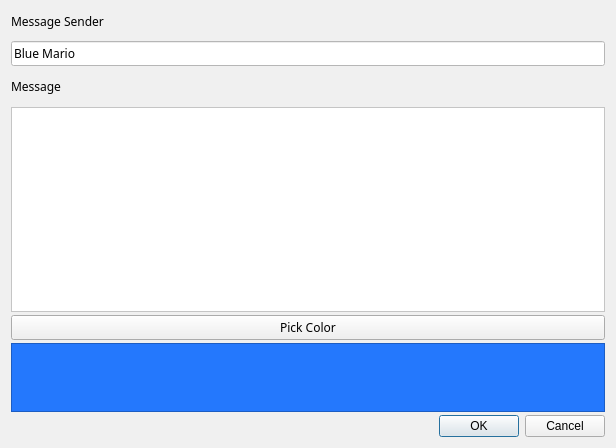
<?xml version="1.0" encoding="UTF-8"?>
<ui version="4.0">
 <class>MessageDialog</class>
 <widget class="QWidget" name="MessageDialog">
  <property name="geometry">
   <rect>
    <x>0</x>
    <y>0</y>
    <width>616</width>
    <height>448</height>
   </rect>
  </property>
  <property name="minimumSize">
   <size>
    <width>616</width>
    <height>448</height>
   </size>
  </property>
  <property name="maximumSize">
   <size>
    <width>616</width>
    <height>448</height>
   </size>
  </property>
  <property name="palette">
   <palette>
    <active>
     <colorrole role="WindowText">
      <brush brushstyle="SolidPattern">
       <color alpha="255">
        <red>0</red>
        <green>0</green>
        <blue>0</blue>
       </color>
      </brush>
     </colorrole>
     <colorrole role="Button">
      <brush brushstyle="SolidPattern">
       <color alpha="255">
        <red>240</red>
        <green>240</green>
        <blue>240</blue>
       </color>
      </brush>
     </colorrole>
     <colorrole role="Text">
      <brush brushstyle="SolidPattern">
       <color alpha="255">
        <red>0</red>
        <green>0</green>
        <blue>0</blue>
       </color>
      </brush>
     </colorrole>
     <colorrole role="ButtonText">
      <brush brushstyle="SolidPattern">
       <color alpha="255">
        <red>0</red>
        <green>0</green>
        <blue>0</blue>
       </color>
      </brush>
     </colorrole>
     <colorrole role="Base">
      <brush brushstyle="SolidPattern">
       <color alpha="255">
        <red>255</red>
        <green>255</green>
        <blue>255</blue>
       </color>
      </brush>
     </colorrole>
     <colorrole role="Window">
      <brush brushstyle="SolidPattern">
       <color alpha="255">
        <red>240</red>
        <green>240</green>
        <blue>240</blue>
       </color>
      </brush>
     </colorrole>
     <colorrole role="Highlight">
      <brush brushstyle="SolidPattern">
       <color alpha="255">
        <red>51</red>
        <green>153</green>
        <blue>255</blue>
       </color>
      </brush>
     </colorrole>
     <colorrole role="Link">
      <brush brushstyle="SolidPattern">
       <color alpha="255">
        <red>0</red>
        <green>0</green>
        <blue>238</blue>
       </color>
      </brush>
     </colorrole>
     <colorrole role="LinkVisited">
      <brush brushstyle="SolidPattern">
       <color alpha="255">
        <red>85</red>
        <green>26</green>
        <blue>139</blue>
       </color>
      </brush>
     </colorrole>
     <colorrole role="AlternateBase">
      <brush brushstyle="SolidPattern">
       <color alpha="255">
        <red>245</red>
        <green>245</green>
        <blue>245</blue>
       </color>
      </brush>
     </colorrole>
     <colorrole role="ToolTipBase">
      <brush brushstyle="SolidPattern">
       <color alpha="255">
        <red>255</red>
        <green>255</green>
        <blue>225</blue>
       </color>
      </brush>
     </colorrole>
    </active>
    <inactive>
     <colorrole role="WindowText">
      <brush brushstyle="SolidPattern">
       <color alpha="255">
        <red>96</red>
        <green>96</green>
        <blue>96</blue>
       </color>
      </brush>
     </colorrole>
     <colorrole role="Button">
      <brush brushstyle="SolidPattern">
       <color alpha="255">
        <red>240</red>
        <green>240</green>
        <blue>240</blue>
       </color>
      </brush>
     </colorrole>
     <colorrole role="Text">
      <brush brushstyle="SolidPattern">
       <color alpha="255">
        <red>96</red>
        <green>96</green>
        <blue>96</blue>
       </color>
      </brush>
     </colorrole>
     <colorrole role="ButtonText">
      <brush brushstyle="SolidPattern">
       <color alpha="255">
        <red>96</red>
        <green>96</green>
        <blue>96</blue>
       </color>
      </brush>
     </colorrole>
     <colorrole role="Base">
      <brush brushstyle="SolidPattern">
       <color alpha="255">
        <red>255</red>
        <green>255</green>
        <blue>255</blue>
       </color>
      </brush>
     </colorrole>
     <colorrole role="Window">
      <brush brushstyle="SolidPattern">
       <color alpha="255">
        <red>240</red>
        <green>240</green>
        <blue>240</blue>
       </color>
      </brush>
     </colorrole>
     <colorrole role="Highlight">
      <brush brushstyle="SolidPattern">
       <color alpha="255">
        <red>166</red>
        <green>200</green>
        <blue>255</blue>
       </color>
      </brush>
     </colorrole>
     <colorrole role="HighlightedText">
      <brush brushstyle="SolidPattern">
       <color alpha="255">
        <red>0</red>
        <green>0</green>
        <blue>0</blue>
       </color>
      </brush>
     </colorrole>
     <colorrole role="Link">
      <brush brushstyle="SolidPattern">
       <color alpha="255">
        <red>0</red>
        <green>0</green>
        <blue>238</blue>
       </color>
      </brush>
     </colorrole>
     <colorrole role="LinkVisited">
      <brush brushstyle="SolidPattern">
       <color alpha="255">
        <red>85</red>
        <green>26</green>
        <blue>139</blue>
       </color>
      </brush>
     </colorrole>
     <colorrole role="AlternateBase">
      <brush brushstyle="SolidPattern">
       <color alpha="255">
        <red>245</red>
        <green>245</green>
        <blue>245</blue>
       </color>
      </brush>
     </colorrole>
     <colorrole role="ToolTipBase">
      <brush brushstyle="SolidPattern">
       <color alpha="255">
        <red>255</red>
        <green>255</green>
        <blue>225</blue>
       </color>
      </brush>
     </colorrole>
    </inactive>
    <disabled>
     <colorrole role="WindowText">
      <brush brushstyle="SolidPattern">
       <color alpha="255">
        <red>160</red>
        <green>160</green>
        <blue>160</blue>
       </color>
      </brush>
     </colorrole>
     <colorrole role="Button">
      <brush brushstyle="SolidPattern">
       <color alpha="255">
        <red>240</red>
        <green>240</green>
        <blue>240</blue>
       </color>
      </brush>
     </colorrole>
     <colorrole role="Text">
      <brush brushstyle="SolidPattern">
       <color alpha="255">
        <red>160</red>
        <green>160</green>
        <blue>160</blue>
       </color>
      </brush>
     </colorrole>
     <colorrole role="ButtonText">
      <brush brushstyle="SolidPattern">
       <color alpha="255">
        <red>160</red>
        <green>160</green>
        <blue>160</blue>
       </color>
      </brush>
     </colorrole>
     <colorrole role="Base">
      <brush brushstyle="SolidPattern">
       <color alpha="255">
        <red>240</red>
        <green>240</green>
        <blue>240</blue>
       </color>
      </brush>
     </colorrole>
     <colorrole role="Window">
      <brush brushstyle="SolidPattern">
       <color alpha="255">
        <red>240</red>
        <green>240</green>
        <blue>240</blue>
       </color>
      </brush>
     </colorrole>
     <colorrole role="Highlight">
      <brush brushstyle="SolidPattern">
       <color alpha="255">
        <red>200</red>
        <green>221</green>
        <blue>254</blue>
       </color>
      </brush>
     </colorrole>
     <colorrole role="HighlightedText">
      <brush brushstyle="SolidPattern">
       <color alpha="255">
        <red>160</red>
        <green>160</green>
        <blue>160</blue>
       </color>
      </brush>
     </colorrole>
     <colorrole role="Link">
      <brush brushstyle="SolidPattern">
       <color alpha="255">
        <red>128</red>
        <green>128</green>
        <blue>255</blue>
       </color>
      </brush>
     </colorrole>
     <colorrole role="LinkVisited">
      <brush brushstyle="SolidPattern">
       <color alpha="255">
        <red>128</red>
        <green>128</green>
        <blue>255</blue>
       </color>
      </brush>
     </colorrole>
     <colorrole role="AlternateBase">
      <brush brushstyle="SolidPattern">
       <color alpha="255">
        <red>245</red>
        <green>245</green>
        <blue>245</blue>
       </color>
      </brush>
     </colorrole>
     <colorrole role="ToolTipBase">
      <brush brushstyle="SolidPattern">
       <color alpha="255">
        <red>255</red>
        <green>255</green>
        <blue>225</blue>
       </color>
      </brush>
     </colorrole>
    </disabled>
   </palette>
  </property>
  <property name="font">
   <font>
    <family>Segoe UI This</family>
   </font>
  </property>
  <property name="windowTitle">
   <string>Form</string>
  </property>
  <property name="windowIcon">
   <iconset resource="appIcons.qrc">
    <normaloff>:/icons/icons/mm_icon.png</normaloff>:/icons/icons/mm_icon.png</iconset>
  </property>
  <layout class="QVBoxLayout" name="verticalLayout" stretch="1,1,1,6,4,2,0">
   <property name="spacing">
    <number>3</number>
   </property>
   <property name="topMargin">
    <number>4</number>
   </property>
   <item>
    <widget class="QLabel" name="label">
     <property name="styleSheet">
      <string notr="true">color:#000000;</string>
     </property>
     <property name="text">
      <string>Message Sender</string>
     </property>
    </widget>
   </item>
   <item>
    <widget class="QLineEdit" name="nameLineEdit">
     <property name="styleSheet">
      <string notr="true">background-color:#FFFFFF; color:#000000</string>
     </property>
     <property name="text">
      <string>Blue Mario</string>
     </property>
    </widget>
   </item>
   <item>
    <widget class="QLabel" name="label_2">
     <property name="styleSheet">
      <string notr="true">color:#000000;</string>
     </property>
     <property name="text">
      <string>Message</string>
     </property>
    </widget>
   </item>
   <item>
    <widget class="QTextEdit" name="messageTextEdit">
     <property name="styleSheet">
      <string notr="true">background-color:#FFFFFF; color:#000000</string>
     </property>
    </widget>
   </item>
   <item>
    <widget class="QPushButton" name="colorButton">
     <property name="styleSheet">
      <string notr="true">background-color:#f0f0f0; color:#000000</string>
     </property>
     <property name="text">
      <string>Pick Color</string>
     </property>
    </widget>
   </item>
   <item>
    <widget class="QFrame" name="colorFrame">
     <property name="styleSheet">
      <string notr="true">background-color: #2478fd</string>
     </property>
     <property name="frameShape">
      <enum>QFrame::Shape::StyledPanel</enum>
     </property>
     <property name="frameShadow">
      <enum>QFrame::Shadow::Raised</enum>
     </property>
    </widget>
   </item>
   <item>
    <widget class="QDialogButtonBox" name="buttonBox">
     <property name="styleSheet">
      <string notr="true">background-color:#f0f0f0; color:#000000</string>
     </property>
     <property name="standardButtons">
      <set>QDialogButtonBox::StandardButton::Cancel|QDialogButtonBox::StandardButton::Ok</set>
     </property>
    </widget>
   </item>
  </layout>
 </widget>
 <resources>
  <include location="appIcons.qrc"/>
 </resources>
 <connections/>
</ui>
